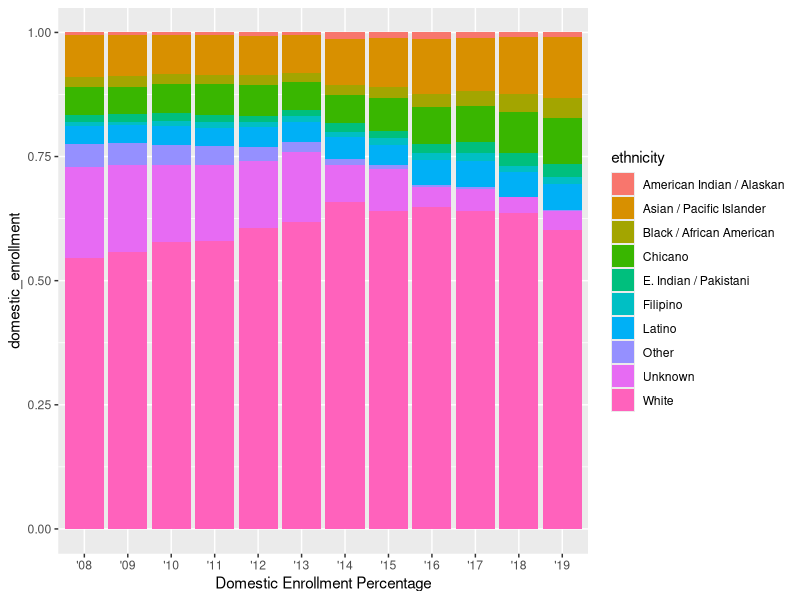

Recreate this plot in R.
## ---- chunk 1
knitr::opts_chunk$set(echo = TRUE)
library(tidyverse)
library(here)
## ---- chunk 2
ucsb_grad <- read_csv(here("data", "ucsb_grad_data.csv"))
## ---- chunk 3
ggplot(data = ucsb_grad, aes(x = year_abbr, y = domestic_enrollment, fill = ethnicity)) + geom_col(position = "fill")+
  labs(x = "Domestic Enrollment Percentage")
